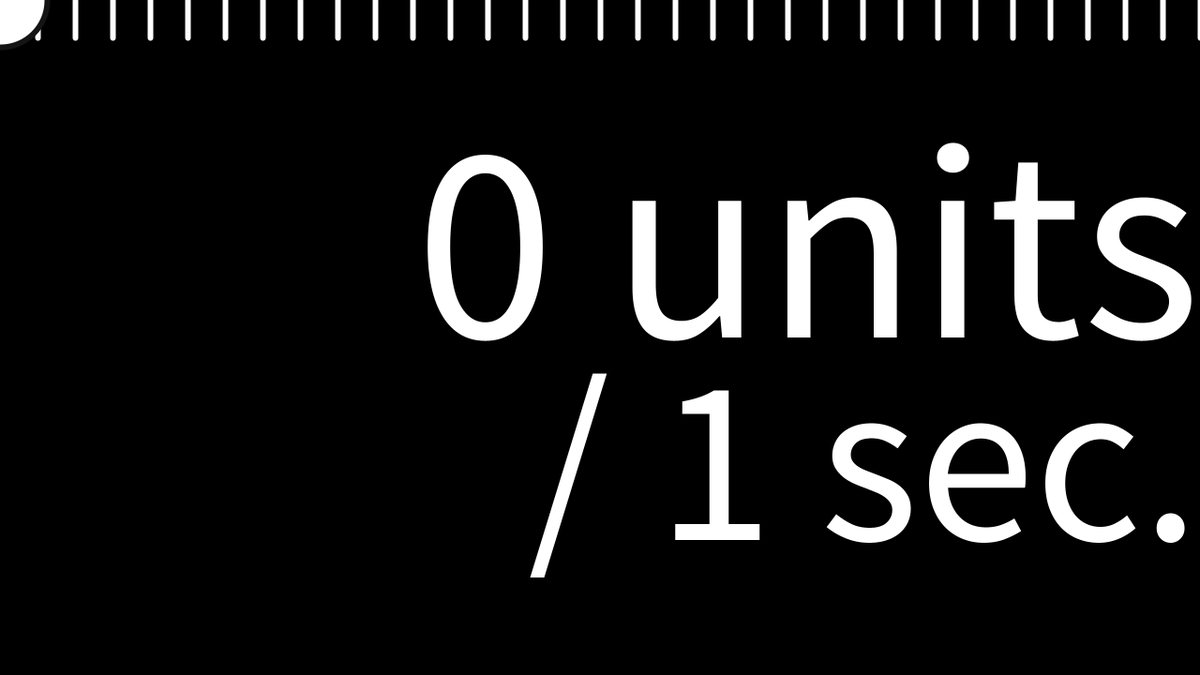
Frame 1 (no input)
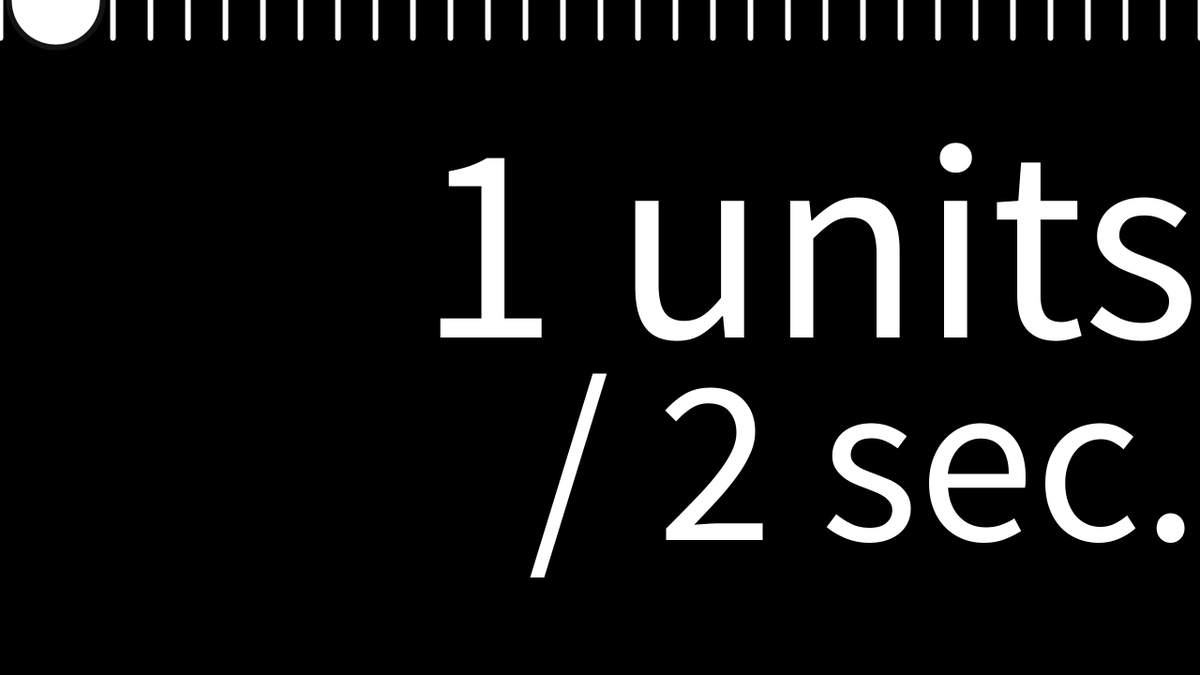
Frame 60 (the mouse pressed at the canvas centre just before this capture)
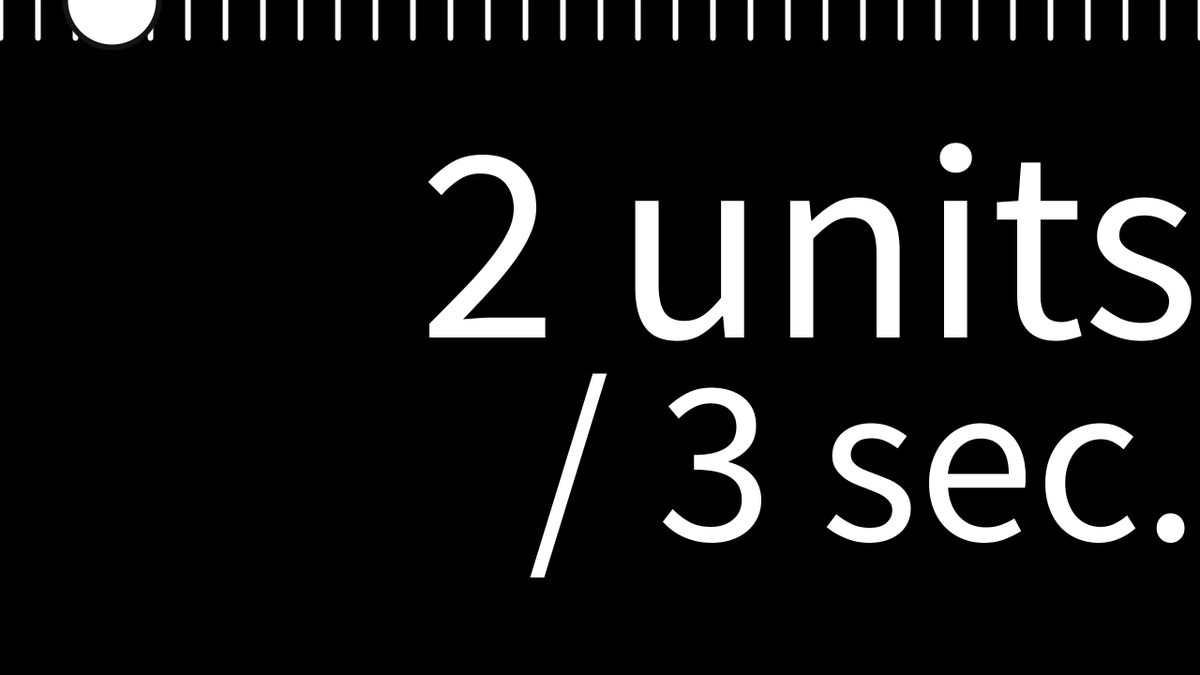
Frame 120 (the mouse held since frame 60 and released just before this capture)

The Processing sketch that drew these frames (run headless with seeded random() and noise(); from frame 60 on, the mouse is pressed at the canvas centre):

// Processing sketch: lesson01_what_can_we_measure_movement
// ── lesson01_what_can_we_measure_movement.pde
////////////////////////////////
// 
////////////////////////////////



int x, y;
int ellipseSize;
int unit;
boolean auto, showTicks, showTime;

void setup() {
  size(1280, 720); 
  x = 0;
  y = 0;
  ellipseSize = 100;
  unit = 40;
  auto = true;
  showTime = true;
  showTicks = true;
}

void draw() {  
  background(0);
  stroke(20);
  strokeWeight(6);

  if (showTicks) {
    for (int i = 0; i <= width; i += unit) {
      stroke(255);

      line(i, 0, i, unit); 
      if (i == y) {
        stroke(255);
      } else {
        stroke(20);
      }
      //line(0, i, width, i);
    }
  }
  if (showTime) {
    int unitsTravelled = x / 40;
    textSize(300);
    textAlign(RIGHT);
    text(unitsTravelled + " units", width, height/2);
    
    textSize(250);
    text("/ " + millis() / 1000 + " sec.", width, height/5 * 4);
  }



  ellipse(x, y, ellipseSize, ellipseSize);

  if (auto) {
    x = x + 1;
  }
}

void keyPressed() {
  if (keyCode == CONTROL) {
    auto = !auto;
  } 
  if (keyCode == SHIFT) {
    showTicks = !showTicks;
  } 
  if (keyCode == ALT) {
    showTime = !showTime;
  } 
  if (keyCode == RIGHT) {
    x += unit;
  }
  if (keyCode == LEFT) {
    x -= unit;
  }
}
